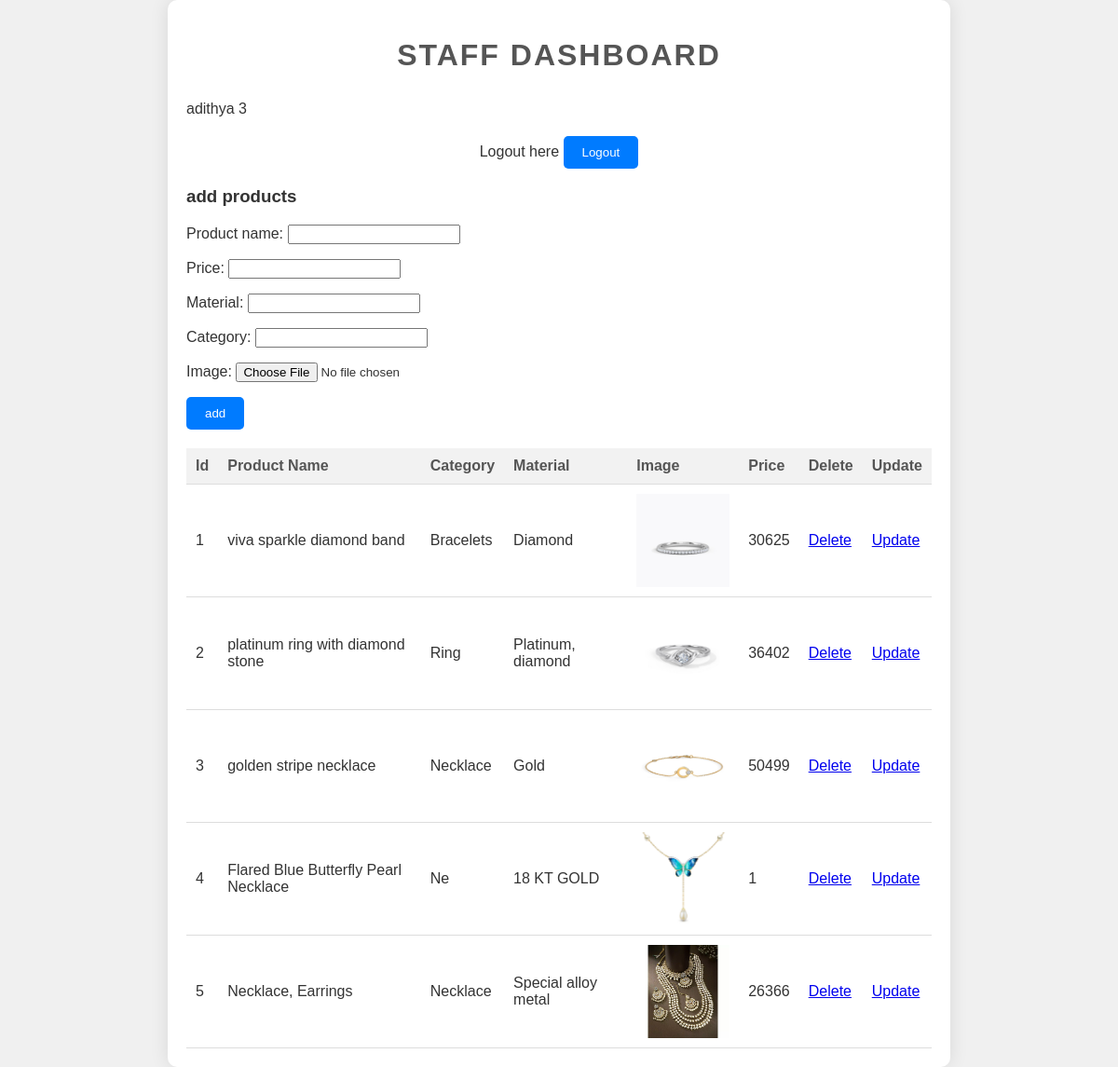
The app's page /staff_dashboard/ (signed in) with its own data.
### jewelleryapp/models.py (models this page shows, shortened)
class products(models.Model):
    product_name = models.CharField(max_length=50)
    price = models.IntegerField()
    material = models.CharField(max_length=20)
    category = models.CharField(max_length=20)
    image = models.ImageField(upload_to='images/',blank=True)

### jewelleryapp/views.py (the view)
# urls.py: path('staff_dashboard/', views.staff_dashboard, name='staff_dashboard'),
def staff_dashboard(request):
    id=request.session['id']
    username= request.session['username']
    form = product_form()
    if request.method =="POST":
        form = product_form(request.POST,request.FILES)
        if form.is_valid():
            form.save()
    cr = products.objects.all()
    return render(request,'staff_dashboard.html', {'username':username,'id':id,'form':form,'cr':cr})

### jewelleryapp/forms.py
class product_form(forms.ModelForm):
    class Meta:
        model = products
        fields = ('product_name','price','material','category','image')
        widgets = {
            'product_name':forms.TextInput(attrs={'class':'form-control'}),
            'price':forms.NumberInput(attrs={'class':'form-control'}),
            'material':forms.TextInput(attrs={'class':'form-control'}),
            'category':forms.TextInput(attrs={'class':'form-control'}),
            'image':forms.FileInput(attrs={'class':'form-control'}),
        }

### templates/staff_dashboard.html (shortened to what this page needs)
<!DOCTYPE html>
<html lang="en">
<head>
</head>
<body>
    <div class="container">
        <h1>Staff Dashboard</h1>
        {{username}} {{id}}
        <div class="logout-btn">
            <p>Logout here <a href="/staff_logout/"><button>Logout</button></a></p>
        </div>
        <div class="mb-3">
            <h3>add products</h3>
            <form action="" method="POST" enctype="multipart/form-data">
                {{form.as_p}}
            <button>add</button>
            </form>
        </div>
        <table>
            <tr>
                <th>Id</th>
                <th>Product Name</th>
                <th>Category</th>
                <th>Material</th>
                <th>Image</th>
                <th>Price</th>
                <th>Delete</th>
                <th>Update</th>
            </tr>
            {% for i in cr %}
            <tr>
                <td>{{forloop.counter}}</td>
                <td>{{i.product_name}}</td>
                <td>{{i.category}}</td>
                <td>{{i.material}}</td>
                <td><img src="{{ i.image.url }}" alt="img" height="100px" width="100px"></td>
                <td>{{i.price}}</td>
                <td><a href="{% url 'product_delete' i.id %}">Delete</a></td>
                <td><a href="{% url 'product_update' i.id %}">Update</a></td>
            </tr>
            {% endfor %}
        </table>
    </div>
</body>
</html>

### templates/staff_dashboard.html (style rules this page uses)
body { font-family: Arial, sans-serif; background-color: #f0f0f0; color: #333; margin: 0; padding: 0; background-image: url('https://en.idei.club/uploads/posts/2023-06/1686410768_en-idei-club-p-jewellery-background-dizain-3.jpg'); background-size: cover; background-position: center; }
.container { max-width: 800px; margin: auto; padding: 20px; background-color: #fff; border-radius: 10px; box-shadow: 0 0 20px rgba(0, 0, 0, 0.1); }
h1 { text-align: center; margin-bottom: 30px; color: #555; text-transform: uppercase; letter-spacing: 2px; }
table { width: 100%; border-collapse: collapse; margin-top: 20px; }
th, td { padding: 10px; border-bottom: 1px solid #ddd; text-align: left; }
th { background-color: #f2f2f2; color: #555; }
td { background-color: #fff; }
img { display: block; margin: auto; }
button { padding: 10px 20px; border: none; border-radius: 5px; background-color: #007bff; color: #fff; cursor: pointer; transition: background-color 0.3s ease; }
.logout-btn { text-align: center; margin-top: 20px; }

### records on screen
products: product_name "viva sparkle diamond band", category "Bracelets", material "Diamond", image (picture), price "30625"
products: product_name "platinum ring with diamond stone", category "Ring", material "Platinum, diamond", image (picture), price "36402"
products: product_name "golden stripe necklace", category "Necklace", material "Gold", image (picture), price "50499"
products: product_name "Flared Blue Butterfly Pearl Necklace", category "Ne", material "18 KT GOLD", image (picture), price "1"
products: product_name "Necklace, Earrings", category "Necklace", material "Special alloy metal", image (picture), price "26366"

### other values on screen
{{ username }} "adithya"
{{ id }} "3"
